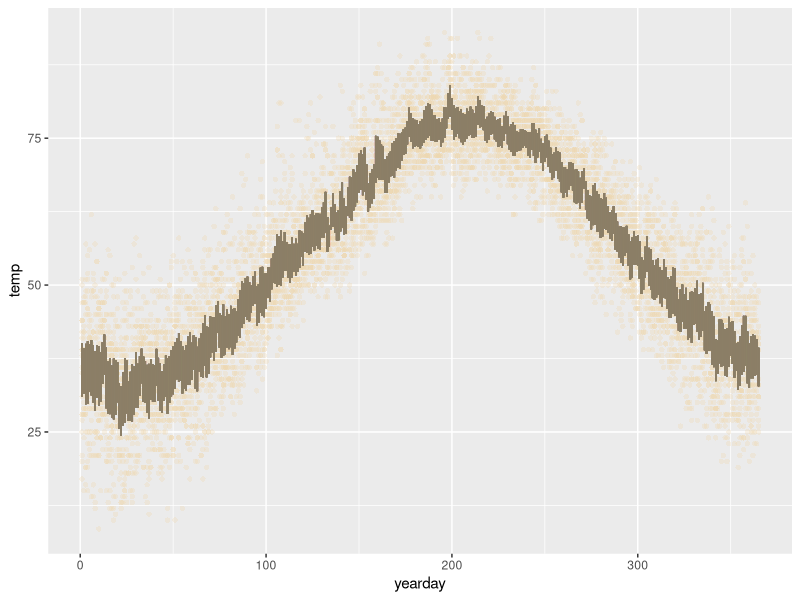
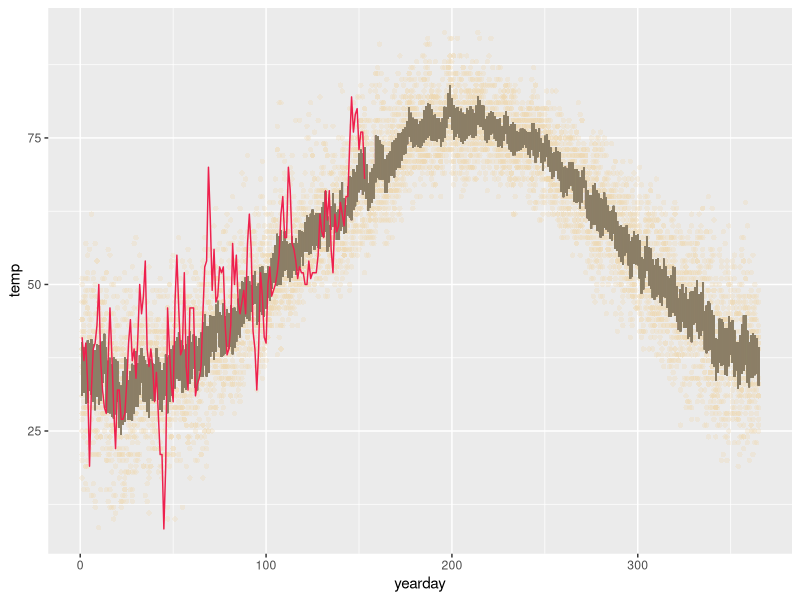
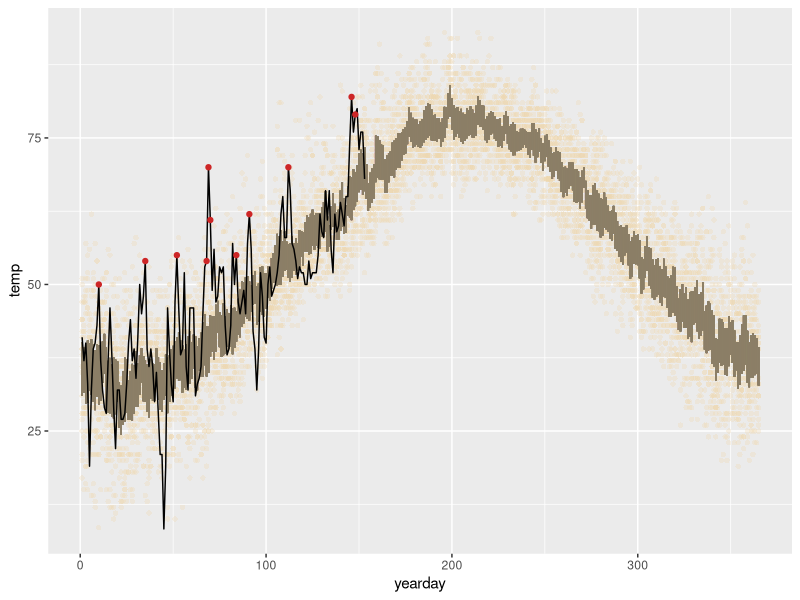
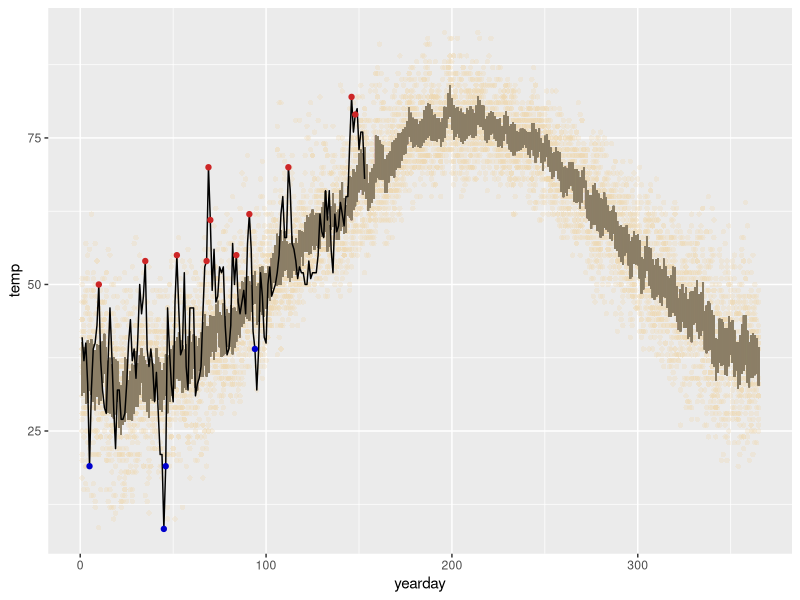

R code for these plots, in order: (Note: this script raises an error after producing the figures.)
library(dplyr)
library(ggplot2)
# Import weather data
weather <- read.fwf("NYNEWYOR.txt",
                    header = FALSE,
                    col.names = c("month", "day", "year", "temp"),
                    widths = c(14, 14, 13 ,4))

# Check structure of weather
str(weather)

# Create past with two filter() calls
past <- weather %>%
  filter(!(month == 2 & day == 29)) %>%
  filter(year != max(year))

# Check structure of past
str(past)

# Create new version of past
past_summ <- past %>%
  group_by(year) %>%
  mutate(yearday = 1:length(day)) %>%
  ungroup() %>%
  filter(!(temp == -99)) %>%
  group_by(yearday) %>%
  mutate(max = max(temp),
         min = min(temp),
         avg = mean(temp),
         CI_lower = Hmisc::smean.cl.normal(temp)[2],
         CI_upper = Hmisc::smean.cl.normal(temp)[3]) %>%
  ungroup()

# Structure of past_summ
str(past_summ)

# Adapt historical plot
ggplot(past_summ, aes(x = yearday, y = temp)) +
  geom_point(col = "#EED8AE", alpha = 0.3, shape = 16) +
  geom_linerange(aes(ymin = CI_lower, ymax = CI_upper), col = "#8B7E66")

# weather and past are available in your workspace

# Create present
present <- weather %>%
  filter(!(month == 2 & day == 29)) %>%
  filter(year == max(year)) %>%
  group_by(year) %>%
  mutate(yearday = 1:length(day)) %>%
  ungroup() %>%
  filter(temp != -99)

# Add geom_line to ggplot command
ggplot(past_summ, aes(x = yearday, y = temp)) + 
  geom_point(col = "#EED8AE", alpha = 0.3, shape = 16) +
  geom_linerange(aes(ymin = CI_lower, ymax = CI_upper), col = "#8B7E66") + 
  geom_line(data = present, aes(x = yearday, y = temp), col = "#EE204D")

# Create past_highs
past_highs <- past_summ %>%
  group_by(yearday) %>%
  summarize(past_high = max(temp))

# Create record_high
record_high <- present %>%
  left_join(past_highs) %>%
  filter(temp > past_high)

# Add record_high information to plot
ggplot(past_summ, aes(x = yearday, y = temp)) + 
  geom_point(col = "#EED8AE", alpha = 0.3, shape = 16) +
  geom_linerange(aes(ymin = CI_lower, ymax = CI_upper), col = "#8B7E66") +
  geom_line(data = present) +
  geom_point(data = record_high, col = "#CD2626")

# Create past_extremes
past_extremes <- past_summ %>%
  group_by(yearday) %>%
  summarize(past_low = min(temp),
            past_high = max(temp))

# Create record_high_low
record_high_low <- present %>%
  left_join(past_extremes) %>%
  mutate(record = ifelse(temp < past_low, 
                         "#0000CD",
                         ifelse(temp > past_high, 
                                "#CD2626", 
                                "#00000000")))

# Structure of record_high_low
str(record_high_low)

# Add point layer of record_high_low
p <- ggplot(past_summ, aes(x = yearday, y = temp)) + 
  geom_point(col = "#EED8AE", alpha = 0.3, shape = 16) +
  geom_linerange(aes(ymin = CI_lower, ymax = CI_upper), col = "#8B7E66") +
  geom_line(data = present) +
  geom_point(data = record_high_low, aes(col = record)) +
  scale_color_identity()

# Finish the function draw_pop_legend
draw_pop_legend <- function(x = 0.6, y = 0.2, width = 0.2, height = 0.2, fontsize = 10) {
  
  # Finish viewport() function
  pushViewport(viewport(x = x, y = y, width = width, height = height, just = "center"))
  
  legend_labels <- c("Past record high",
                     "95% CI range",
                     "Current year",
                     "Past years",
                     "Past record low")
  
  legend_position <- c(0.9, 0.7, 0.5, 0.2, 0.1)
  
  # Finish grid.text() function
  grid.text(label = legend_labels, x = 0.12, y = legend_position, 
            just = "left", 
            gp = gpar(fontsize = fontsize, col = "grey20"))
  
  # Position dots, rectangle and line
  point_position_y <- c(0.1, 0.2, 0.9)
  point_position_x <- rep(0.06, length(point_position_y))
  grid.points(x = point_position_x, y = point_position_y, pch = 16,
              gp = gpar(col = c("#0000CD", "#EED8AE", "#CD2626")))
  grid.rect(x = 0.06, y = 0.5, width = 0.06, height = 0.4,
            gp = gpar(col = NA, fill = "#8B7E66"))
  grid.lines(x = c(0.03, 0.09), y = c(0.5, 0.5),
             gp = gpar(col = "black", lwd = 3))
  
  # Add popViewport() for bookkeeping
  popViewport()
}

# Plotting object p, from previous exercise
p

# Call draw_pop_legend()
draw_pop_legend()
